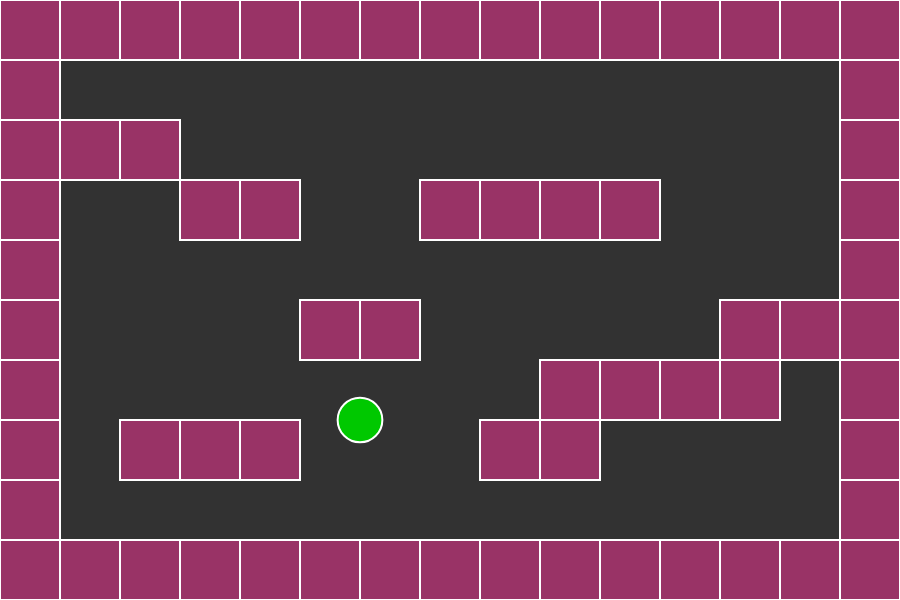
Frame 1 (no input)
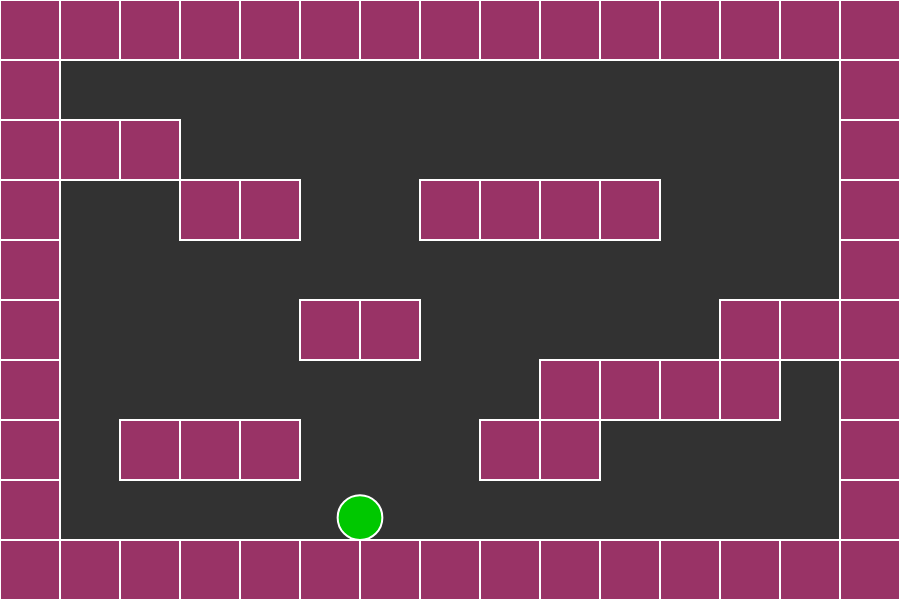
Frame 60 (no input)
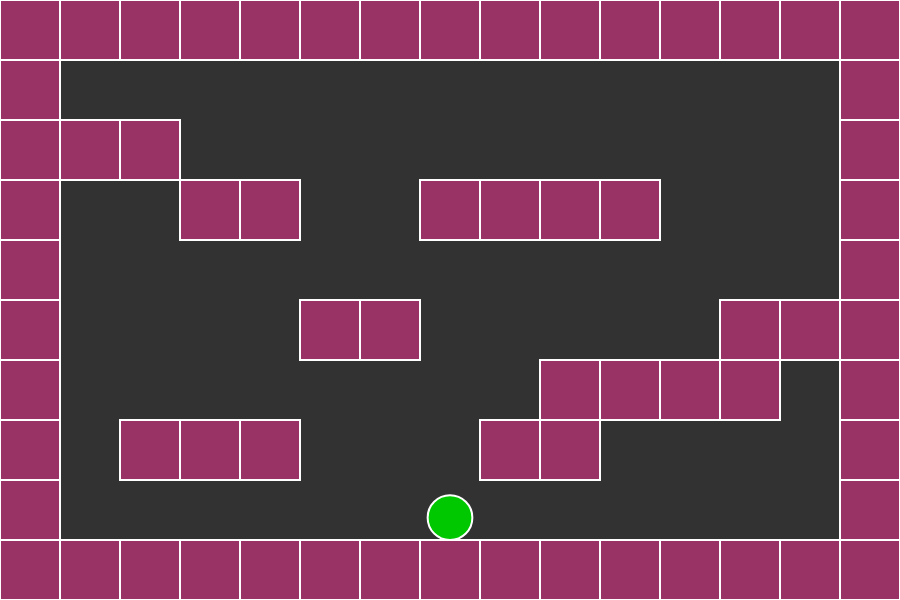
Frame 120 (the mouse pressed at the canvas centre since frame 60)

The p5.js sketch that drew these frames (run headless with seeded random() and noise() and a simulated clock; from frame 60 on, the mouse is pressed at the canvas centre):

// p5.js sketch
// ── sketch.js
let scl = 60;
let canvasW = 900;
let canvasH = 600;
let cols = parseInt(canvasW / scl);
let rows = parseInt(canvasH / scl);
let total = cols * rows;
let ball;
let bricks = [];
let jump = false;

let grid = [
            1, 1, 1, 1, 1, 1, 1, 1, 1, 1, 1, 1, 1, 1, 1,
            1, 0, 0, 0, 0, 0, 0, 0, 0, 0, 0, 0, 0, 0, 1,
            1, 1, 1, 0, 0, 0, 0, 0, 0, 0, 0, 0, 0, 0, 1,
            1, 0, 0, 1, 1, 0, 0, 1, 1, 1, 1, 0, 0, 0, 1,
            1, 0, 0, 0, 0, 0, 0, 0, 0, 0, 0, 0, 0, 0, 1,
            1, 0, 0, 0, 0, 1, 1, 0, 0, 0, 0, 0, 1, 1, 1,
            1, 0, 0, 0, 0, 0, 0, 0, 0, 1, 1, 1, 1, 0, 1,
            1, 0, 1, 1, 1, 0, 0, 0, 1, 1, 0, 0, 0, 0, 1,
            1, 0, 0, 0, 0, 0, 0, 0, 0, 0, 0, 0, 0, 0, 1,
            1, 1, 1, 1, 1, 1, 1, 1, 1, 1, 1, 1, 1, 1, 1
        ];

function setup() {
    createCanvas(canvasW, canvasH);

    ball = new Ball((95 % cols) * scl + scl, parseInt(95 / cols) * scl + scl, 5);

    for (let i = 0; i < total; i++) {
        if (grid[i] === 1) {
            bricks.push(new Bricks(i));
        }
    }
}

function draw() {
    background(50);

    ball.update();
    ball.show();

    for (let [i, b] of bricks.entries()) {
        b.update(ball, i);
        b.show();
    }
}

function keyPressed() {
    console.log(keyCode)
    if (keyCode === UP_ARROW || keyCode === 32) {
        if (ball.onGround) {
            ball.dir(0, -20);
            ball.onGround = false;
            jump = true;
        }
    } else if (keyCode === LEFT_ARROW) {
        if (!jump) {
            ball.dir(-6, 0);
        }
    } else if (keyCode === 65) {
        if (ball.onGround) {
            ball.dir(-6, -20);
            ball.onGround = false;
            jump = true;
        }
    } else if (keyCode === 90) {
        if (ball.onGround) {
            ball.dir(-20, -30);
            ball.onGround = false;
            jump = true;
        }
    } else if (keyCode === RIGHT_ARROW) {
        if (!jump) {
            ball.dir(6, 0);
        }
    } else if (keyCode === 68) {
        if (ball.onGround) {
            ball.dir(6, -20);
            ball.onGround = false;
            jump = true;
        }
    } else if (keyCode === 67) {
        if (ball.onGround) {
            ball.dir(20, -30);
            ball.onGround = false;
            jump = true;
        }
    }
}



function mousePressed() {
    ball.pos.x = mouseX;
    ball.pos.y = mouseY;
    ball.vel.x = 0;
    ball.vel.y = 0;
    ball.acc.x = 0;
    ball.acc.y = 0;
    ball.onGround = true;
}

function mouseDragged() {
    ball.pos.x = mouseX;
    ball.pos.y = mouseY;
}

function mouseReleased() {
    ball.vel.x = 0;
    ball.vel.y = -2;
    ball.onGround = false;
}

//        function mousePressed() {
//            for (let b of bricks) {
//                if (mouseX > b.x && mouseX < b.x + scl && mouseY > b.y && mouseY < b.y + scl) {
//                    console.log(b.id)
//                }
//            }
//        }

// ── ball.js
class Ball {
    constructor(x, y, m) {
        this.pos = createVector(x, y);
        this.vel = createVector(0, 0);
        this.acc = createVector(0, 0);
        this.mass = m;
        this.r = sqrt(this.mass) * 10;
        this.gravity = createVector(0, 1);
        this.onGround = false;
    }

    dir(x, y) {
        this.vel.x = x;
        this.vel.y = y;
    }

    applyGravity() {
        let weight = p5.Vector.mult(this.gravity, this.mass);
        let force = p5.Vector.div(weight, this.mass);
        this.acc.add(force);
    }

    applyDrag() {
        // Direction of drag
        let drag = this.vel.copy();
        drag.normalize();
        drag.mult(-1);

        // Magnitude of drag
        let speed = this.vel.mag();
        let surfaceArea = (this.r * 2) / 10;
        let cDrag = 0.005;
        drag.setMag(cDrag * surfaceArea * speed ** 2);

        let force = p5.Vector.div(drag, this.mass);
        this.acc.add(force);
    }

    applyFriction() {
        // Direction of Friction
        let friction = this.vel.copy();
        friction.normalize();
        friction.mult(-1);

        // Magnitude of Friction
        let mu = 0.5;
        let normal = this.mass;
        friction.setMag(mu * normal);

        let force = p5.Vector.div(friction, this.mass);
        this.acc.add(force);
    }

    update() {
        this.pos.add(this.vel);
        this.vel.add(this.acc);
        this.acc.set(0, 0);

        if (this.onGround) {
            this.applyFriction();

            jump = false;
        } else {
            this.applyGravity();
            this.applyDrag();
        }

        let brick = (floor(this.pos.x / scl) + cols * floor((this.pos.y - this.r) / scl) + cols);

        if (!bricks.some(e => e.id === brick)) {
            this.onGround = false;
        }
    }

    show() {
        stroke(255);
        strokeWeight(2);
        fill(color(0, 200, 0));
        ellipse(this.pos.x, this.pos.y, this.r * 2);
    }
}

// ── bricks.js
class Bricks {
    constructor(id) {
        this.id = id;
        this.x = (this.id % cols) * scl;
        this.y = parseInt(this.id / cols) * scl;
    }

    update(b, id) {
        let left = this.x - b.r;
        let right = this.x + b.r + scl;
        let top = this.y - b.r;
        let bottom = this.y + b.r + scl;

        if (b.pos.x > left && b.pos.x < right && b.pos.y > top && b.pos.y < bottom) {

            if (b.pos.x + b.r < this.x + 20 && b.pos.x + b.r > this.x - 20) {
                //                        left
                b.pos.x = this.x - b.r;
                //                        console.log("left: ", b.pos.x + b.r < this.x + 20 && b.pos.x + b.r > this.x - 20)
            }
            if (b.pos.x - b.r > this.x + scl - 20 && b.pos.x - b.r < this.x + scl + 20) {
                //                        right
                b.pos.x = this.x + scl + b.r;
                //                        console.log("right: ", b.pos.x - b.r > this.x + scl - 10 && b.pos.x - b.r < this.x + scl + 10);
            }

            if (b.pos.y + b.r > this.y - 20 && b.pos.y + b.r < this.y + 20 && b.pos.x + b.r > this.x && b.pos.x - b.r < this.x + scl) {
                //                        top
                b.pos.y = this.y - b.r;
                b.vel.set(0, 0);
                b.acc.set(0, 0);
                b.onGround = true;
                //                        console.log("top: ", b.pos.y + b.r > this.y - 20 && b.pos.y + b.r < this.y + 20);
            }


            if (b.pos.y - b.r > this.y + scl - 20 && b.pos.y - b.r < this.y + scl + 20 && b.pos.x + b.r > this.x && b.pos.x - b.r < this.x + scl) {
                //                        bottom
                b.pos.y = this.y + scl + b.r;
                b.vel.set(0, 0);
                b.acc.set(0, 0);
                //                        console.log("bottom: ", b.pos.y - b.r > this.y + scl - 20 && b.pos.y - b.r < this.y + scl + 20)
            }
        }
    }

    show() {
        stroke(255);
        strokeWeight(2);
        fill(color("#993366"));
        rect(this.x, this.y, scl);

        //                fill(255);
        //                noStroke();
        //                textSize(14);
        //                textAlign(CENTER, CENTER);
        //                text(this.id, this.x + scl / 2, this.y + scl / 2);
    }
}
